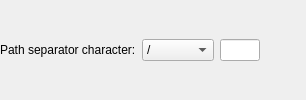
                   <widget class="QWidget" name="hwiPathChar" native="true">
                    <property name="minimumSize">
                     <size>
                      <width>0</width>
                      <height>10</height>
                     </size>
                    </property>
                    <layout class="QHBoxLayout" name="horizontalLayout_7">
                     <property name="leftMargin">
                      <number>0</number>
                     </property>
                     <property name="topMargin">
                      <number>0</number>
                     </property>
                     <property name="rightMargin">
                      <number>0</number>
                     </property>
                     <property name="bottomMargin">
                      <number>0</number>
                     </property>
                     <item>
                      <widget class="QLabel" name="label_5">
                       <property name="toolTip">
                        <string>&lt;html&gt;&lt;head/&gt;&lt;body&gt;&lt;p&gt;&lt;span style=&quot; font-weight:600;&quot;&gt;What it means:&lt;/span&gt; This is the character which will separate names in a path. For example, if set to / , then a path like foo/bar means foo is a directory and bar is a file or subdirectory within foo .&lt;/p&gt;&lt;p&gt;&lt;span style=&quot; font-weight:600;&quot;&gt;Guidance:&lt;/span&gt; This is usually / (for Unix-style paths) or \ (for DOS- or Windows-style paths); both these options are provided in the drop-down menu. Alternate path separator characters can be entered if &amp;quot;Custom&amp;quot; is selected from the down-down. For example, you could set the path separator to : (like classic Mac OS) or . (like VMS or RISC OS). If your application code has been written, it is reasonable to use whatever separator your application is already using. The default choice of / has the advantage of being the same as POSIX and unlike \ it does not need to be escaped in a C string (as in &amp;quot;C:\\foo\\bar&amp;quot; to yield C:\foo\bar ).&lt;/p&gt;&lt;p&gt;For simplicity reasons, having multiple path separator characters is not supported; you cannot mix / and \ in your application.&lt;/p&gt;&lt;/body&gt;&lt;/html&gt;</string>
                       </property>
                       <property name="text">
                        <string>Path separator character:</string>
                       </property>
                      </widget>
                     </item>
                     <item>
                      <widget class="QComboBox" name="cmbPathChar">
                       <item>
                        <property name="text">
                         <string>/</string>
                        </property>
                       </item>
                       <item>
                        <property name="text">
                         <string>\</string>
                        </property>
                       </item>
                       <item>
                        <property name="text">
                         <string>Custom</string>
                        </property>
                       </item>
                      </widget>
                     </item>
                     <item>
                      <widget class="QLineEdit" name="lePathCharCustom">
                       <property name="enabled">
                        <bool>true</bool>
                       </property>
                       <property name="sizePolicy">
                        <sizepolicy hsizetype="Fixed" vsizetype="Fixed">
                         <horstretch>1</horstretch>
                         <verstretch>0</verstretch>
                        </sizepolicy>
                       </property>
                       <property name="minimumSize">
                        <size>
                         <width>40</width>
                         <height>0</height>
                        </size>
                       </property>
                       <property name="maximumSize">
                        <size>
                         <width>40</width>
                         <height>16777215</height>
                        </size>
                       </property>
                       <property name="text">
                        <string notr="true"/>
                       </property>
                       <property name="maxLength">
                        <number>6</number>
                       </property>
                      </widget>
                     </item>
                     <item>
                      <spacer name="horizontalSpacer_2">
                       <property name="orientation">
                        <enum>Qt::Horizontal</enum>
                       </property>
                       <property name="sizeType">
                        <enum>QSizePolicy::Expanding</enum>
                       </property>
                       <property name="sizeHint" stdset="0">
                        <size>
                         <width>40</width>
                         <height>20</height>
                        </size>
                       </property>
                      </spacer>
                     </item>
                     <item>
                      <widget class="WarningBtn" name="wbtnPathChar" native="true">
                       <property name="sizePolicy">
                        <sizepolicy hsizetype="Fixed" vsizetype="Ignored">
                         <horstretch>0</horstretch>
                         <verstretch>0</verstretch>
                        </sizepolicy>
                       </property>
                       <property name="minimumSize">
                        <size>
                         <width>0</width>
                         <height>18</height>
                        </size>
                       </property>
                       <property name="maximumSize">
                        <size>
                         <width>18</width>
                         <height>18</height>
                        </size>
                       </property>
                      </widget>
                     </item>
                    </layout>
                   </widget>
